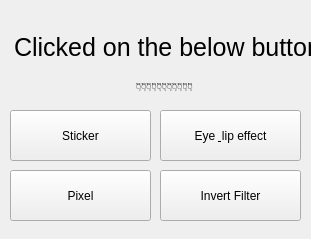
<?xml version="1.0" encoding="UTF-8"?>
<ui version="4.0">
 <class>Main</class>
 <widget class="QWidget" name="Main">
  <property name="geometry">
   <rect>
    <x>0</x>
    <y>0</y>
    <width>311</width>
    <height>239</height>
   </rect>
  </property>
  <property name="windowTitle">
   <string>Main</string>
  </property>
  <widget class="QPushButton" name="btn_sticker">
   <property name="geometry">
    <rect>
     <x>10</x>
     <y>110</y>
     <width>141</width>
     <height>51</height>
    </rect>
   </property>
   <property name="text">
    <string>Sticker</string>
   </property>
  </widget>
  <widget class="QPushButton" name="btn_eye">
   <property name="geometry">
    <rect>
     <x>160</x>
     <y>110</y>
     <width>141</width>
     <height>51</height>
    </rect>
   </property>
   <property name="text">
    <string>Eye &amp; lip effect</string>
   </property>
  </widget>
  <widget class="QPushButton" name="btn_face">
   <property name="geometry">
    <rect>
     <x>10</x>
     <y>170</y>
     <width>141</width>
     <height>51</height>
    </rect>
   </property>
   <property name="text">
    <string>Pixel</string>
   </property>
  </widget>
  <widget class="QPushButton" name="btn_effect">
   <property name="geometry">
    <rect>
     <x>160</x>
     <y>170</y>
     <width>141</width>
     <height>51</height>
    </rect>
   </property>
   <property name="text">
    <string>Invert Filter</string>
   </property>
  </widget>
  <widget class="QLabel" name="label">
   <property name="geometry">
    <rect>
     <x>12</x>
     <y>12</y>
     <width>311</width>
     <height>71</height>
    </rect>
   </property>
   <property name="font">
    <font>
     <family>Helvetica</family>
     <pointsize>19</pointsize>
     <weight>50</weight>
     <bold>false</bold>
    </font>
   </property>
   <property name="text">
    <string>Clicked on the below button</string>
   </property>
   <property name="scaledContents">
    <bool>false</bool>
   </property>
   <property name="alignment">
    <set>Qt::AlignCenter</set>
   </property>
  </widget>
  <widget class="QLabel" name="label_2">
   <property name="geometry">
    <rect>
     <x>60</x>
     <y>80</y>
     <width>209</width>
     <height>16</height>
    </rect>
   </property>
   <property name="text">
    <string>👇👇👇👇👇👇👇👇👇👇👇</string>
   </property>
   <property name="alignment">
    <set>Qt::AlignHCenter|Qt::AlignTop</set>
   </property>
  </widget>
 </widget>
 <resources/>
 <connections/>
</ui>
